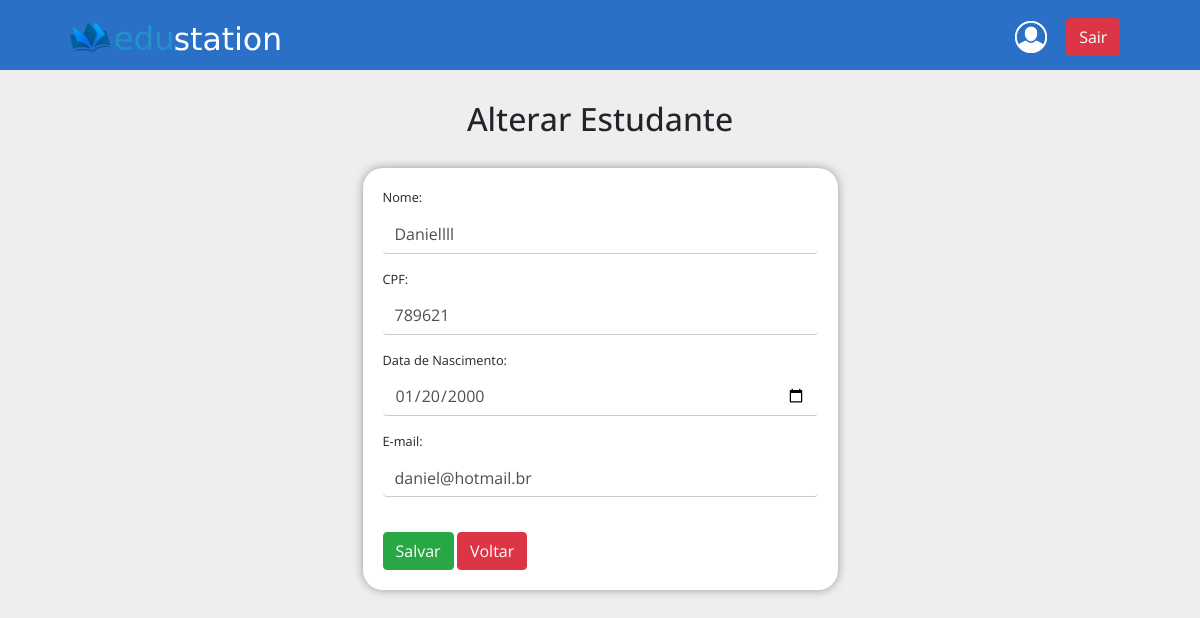
The page /alterInfoStudents.php?id=6 (signed in) on the database its author committed.
### tables this page shows
CREATE TABLE `students` (
  `id` int(11) NOT NULL,
  `id_class` int(11) NOT NULL,
  `tname` varchar(255) NOT NULL,
  `cpf` varchar(13) NOT NULL,
  `date_nasc` date NOT NULL,
  `email` varchar(255) NOT NULL
);

### classes/UsersStudents.php (called while the page is built, shortened)
<?php
class UsersStudents
{
    public function getInfo($id)
    {
        global $pdo;
        $sql = $pdo->prepare("SELECT * FROM students WHERE id = :id");
        $sql->bindValue(":id", $id);
        $sql->execute();
        if ($sql->rowCount() > 0) {
            $info = $sql->fetch();
        }
        return $info;
    }
}

### alterInfoStudents.php (the view, shortened to what this page needs)
<?php
require __DIR__ . "/pages/header.php";
require __DIR__ . "/classes/UsersStudents.php";
$user = new UsersStudents();
if (isset($_GET['id']) && !empty($_GET['id'])) {
    $info = $user->getInfo($_GET['id']);
}
?>
<h1 class="title">Alterar Estudante</h1>
<div class="container">
    <div class="row">
        <div class="col-sm-5">
            <form method="post" class="style_form">
                <div class="form-group">
                    <label for="exampleInputName">Nome: </label>
                    <input type="text" name="tname" value="<?= $info['tname'];?>" class="form-control" id="exampleInputName" placeholder="Nome do aluno">
                </div>
                <div class="form-group">
                    <label for="exampleInputCpf">CPF: </label>
                    <input type="text" name="cpf" value="<?= $info['cpf'];?>" class="form-control" id="exampleInputCpf" placeholder="CPF do aluno">
                </div>
                <div class="form-group">
                    <label for="exampleInputDate">Data de Nascimento: </label>
                    <input type="date" name="date_nasc" value="<?= $info['date_nasc'];?>" class="form-control" id="exampleInputDate">
                </div>
                <div class="form-group">
                    <label for="exampleInputEmail1">E-mail: </label>
                    <input type="email" name="email" value="<?= $info['email'];?>" class="form-control" id="exampleInputEmail1" placeholder="E-mail do aluno">
                </div>
                <br>
                <button type="submit" class="btn btn-success">Salvar</button>
                <a href="getAllStudents.php"><button type="button" class="btn btn-danger">Voltar</button></a>
            </form>
        </div>
    </div>
</div>
<?php
require __DIR__ . "/pages/footer.php";
?>

### assets/css/style.css (style rules this page uses)
.container input { border: none; border-bottom: 1px solid #ccc; background-color: #fff; }
.title { margin-top: 30px; margin-bottom: 30px; font-size: 2em; text-align: center; }
.container .col-sm-5 { margin: auto; border-radius: 20px; box-shadow: 0px 0px 10px #999; background-color: #fff; padding: 20px; font-size: 0.8em; }
.col-sm-5 input { border: none; border-bottom: 1px solid #ccc; background-color: #fff; }

### rows shown on the page
students: tname "Daniellll", cpf "789621", date_nasc "01/20/2000", email "daniel@hotmail.br"
